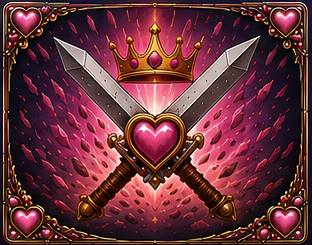
#> input picture datafiles/card_art/enemies/enemy_event_leader_strike.png, 312 x 245 px, given in place of hero_set_1.png, which was not available
$ python extract_card_assets.py
#> lines starting #> are read from the running program, lines starting #| are printed output that depends on the picture; pictures that were not available may be replaced by others from this repository, and a replacement may not be noted
from pathlib import Path
from shutil import copy2

from PIL import Image, ImageDraw


PROJECT_ROOT = Path(__file__).resolve().parents[1]
WORKSPACE_ROOT = PROJECT_ROOT.parent
SOURCE = WORKSPACE_ROOT / "assets" / "source-art"
OUTPUT = PROJECT_ROOT / "datafiles" / "card_art"


HERO_CROPS = {
    "hero_a_normal_goblin.png": (8, 100, 342, 425),
    "hero_a_ability_goblin.png": (350, 100, 682, 425),
    "hero_a_special_goblin.png": (689, 100, 1073, 425),
    "hero_b_normal_skeleton.png": (8, 428, 342, 732),
    "hero_b_ability_skeleton.png": (350, 428, 682, 732),
    "hero_b_special_skeleton.png": (689, 428, 1073, 732),
    "hero_c_normal_orc.png": (8, 734, 342, 1021),
    "hero_c_ability_orc.png": (350, 734, 682, 1021),
    "hero_c_special_orc.png": (689, 734, 1073, 1021),
}

HERO_SET_2_CROPS = {
    "hero_d_normal_vampire.png": (8, 100, 342, 425),
    "hero_d_ability_vampire.png": (350, 100, 682, 425),
    "hero_d_special_vampire.png": (689, 100, 1073, 425),
    "hero_e_normal_witch.png": (8, 428, 342, 732),
    "hero_e_ability_witch.png": (350, 428, 682, 732),
    "hero_e_special_witch.png": (689, 428, 1073, 732),
    "hero_f_normal_troll.png": (8, 734, 342, 1021),
    "hero_f_ability_troll.png": (350, 734, 682, 1021),
    "hero_f_special_troll.png": (689, 734, 1073, 1021),
}

ENEMY_CROPS = {
    "minion_na_bunny.png": (30, 102, 284, 489),
    "minion_nb_corgi.png": (298, 102, 547, 489),
    "minion_nc_red_panda.png": (559, 102, 810, 489),
    "minion_aa_otter.png": (820, 102, 1076, 489),
    "minion_ab_highland_cow.png": (1090, 102, 1340, 489),
    "minion_sa_capybara.png": (30, 496, 284, 870),
    "minion_sb_raccoon.png": (297, 496, 547, 870),
    "minion_sc_harp_seal.png": (559, 496, 810, 870),
    "leader_velvet_queen.png": (30, 876, 810, 1024),
    "enemy_event_twist.png": (821, 773, 1121, 1018),
    "enemy_event_leader_strike.png": (1130, 773, 1442, 1018),
}


def extract(source_file: Path, destination: Path, crops: dict[str, tuple[int, int, int, int]]) -> list[Path]:
    image = Image.open(source_file).convert("RGBA")
    destination.mkdir(parents=True, exist_ok=True)
    created = []
    for filename, box in crops.items():
        output_file = destination / filename
        image.crop(box).save(output_file, optimize=True)
        created.append(output_file)
    return created


def make_preview(files: list[Path], output_file: Path) -> None:
    thumb_size = (180, 230)
    columns = 7
    rows = (len(files) + columns - 1) // columns
    preview = Image.new("RGB", (columns * 200, rows * 270), (20, 24, 34))
    draw = ImageDraw.Draw(preview)
    for index, file in enumerate(files):
        image = Image.open(file).convert("RGBA")
        image.thumbnail(thumb_size, Image.Resampling.LANCZOS)
        x = (index % columns) * 200 + (200 - image.width) // 2
        y = (index // columns) * 270 + 5
        preview.paste(image, (x, y), image)
        draw.text((index % columns * 200 + 8, index // columns * 270 + 240), file.stem, fill=(240, 240, 240))
    output_file.parent.mkdir(parents=True, exist_ok=True)
    preview.save(output_file, optimize=True)


def main() -> None:
    created = []
    created += extract(SOURCE / "heroes" / "hero_set_1.png", OUTPUT / "heroes", HERO_CROPS)
#> in extract, image is the input picture: PIL image 312x245 RGBA; mean R, G, B, A 104.2, 50.6, 57.8, 255
#> the loop in extract, `for filename, box in crops.items():` made 9 passes
#> pass 1, in extract, `image.crop(box).save(output_file, optimize=True)`:
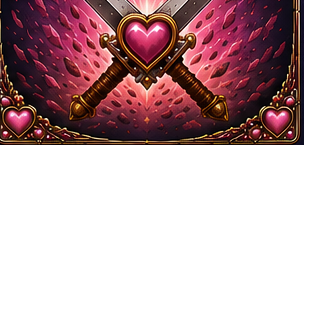
#> saved as hero_a_normal_goblin.png: PIL image 334x325 RGBA; mean R, G, B, A 43.8, 19.8, 22.8, 103.6; transparent parts drawn white
#> after the loop in extract, `for filename, box in crops.items():`: created = 9 items
#> created = 9 items
    created += extract(SOURCE / "heroes" / "hero_set_2.png", OUTPUT / "heroes", HERO_SET_2_CROPS)
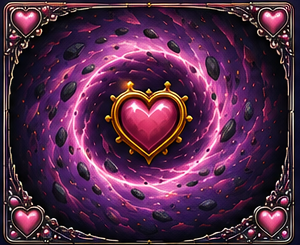
#> input picture datafiles/card_art/enemies/enemy_event_twist.png, 300 x 245 px, given in place of hero_set_2.png, which was not available
#> in extract, image is the input picture: PIL image 300x245 RGBA; mean R, G, B, A 84.2, 43.3, 72.9, 255
#> the loop in extract (call 2), `for filename, box in crops.items():` made 9 passes
#> pass 1, in extract (call 2), `image.crop(box).save(output_file, optimize=True)`:
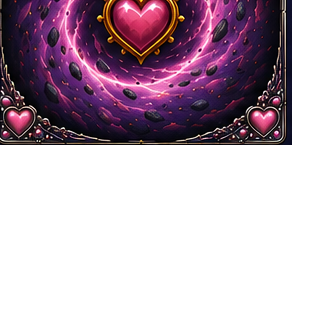
#> saved as hero_d_normal_vampire.png: PIL image 334x325 RGBA; mean R, G, B, A 33.6, 16.7, 29, 99.5; transparent parts drawn white
#> created = 18 items
    created += extract(SOURCE / "enemies" / "enemy_set_1.png", OUTPUT / "enemies", ENEMY_CROPS)
#> the loop in extract (call 3), `for filename, box in crops.items():` made 11 passes
#> pass 1, in extract (call 3), `image.crop(box).save(output_file, optimize=True)`:
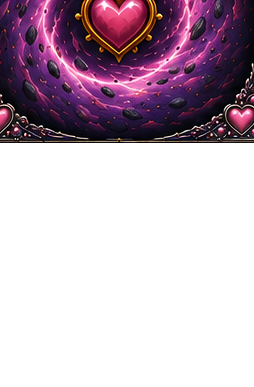
#> saved as minion_na_bunny.png: PIL image 254x387 RGBA; mean R, G, B, A 33.5, 16, 28.8, 94.2; transparent parts drawn white
#> pass 2, in extract (call 3), `image.crop(box).save(output_file, optimize=True)`:
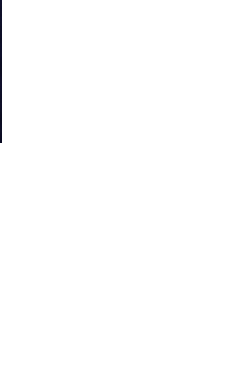
#> saved as minion_nb_corgi.png: PIL image 249x387 RGBA; mean R, G, B, A 0, 0, 0.1, 0.8; transparent parts drawn white
#> after the loop in extract (call 3), `for filename, box in crops.items():`: created = 11 items
#> created = 29 items

    background_dir = OUTPUT / "backgrounds"
    background_dir.mkdir(parents=True, exist_ok=True)
    background_file = background_dir / "battlefield.png"
    copy2(SOURCE / "backgrounds" / "background_1.png", background_file)
    created.append(background_file)

    make_preview(created[:-1], PROJECT_ROOT / ".build_temp" / "card_asset_preview.png")
#> in make_preview, `rows = (len(files) + columns - 1) // columns`: rows = 5
#> in make_preview, `image.thumbnail(thumb_size, Image.Resampling.LANCZOS)`:
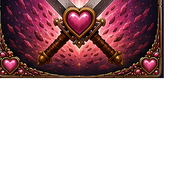
#> image: PIL image 180x175 RGBA; mean R, G, B, A 43.9, 19.9, 22.8, 103.6; transparent parts drawn white
#> in make_preview, `x = (index % columns) * 200 + (200 - image.width) // 2`: x = 10
#> in make_preview, `y = (index // columns) * 270 + 5`: y = 5
#> in make_preview, `preview.save(output_file, optimize=True)`:
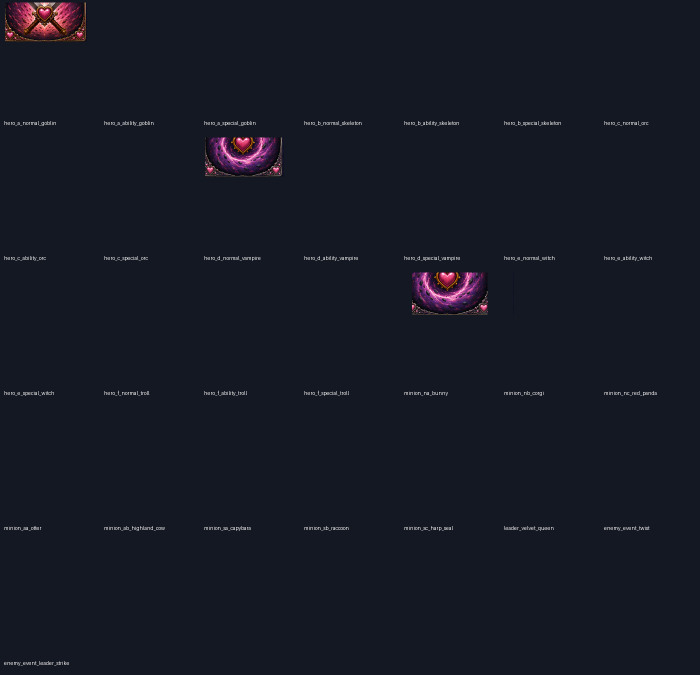
#> saved as card_asset_preview.png: PIL image 1400x1350 RGB (shown at 1/2 size); mean R, G, B 22.2, 25.1, 35.4
    print(f"Created {len(created)} project assets in {OUTPUT}")
#| Created 30 project assets in datafiles/card_art


if __name__ == "__main__":
    main()
